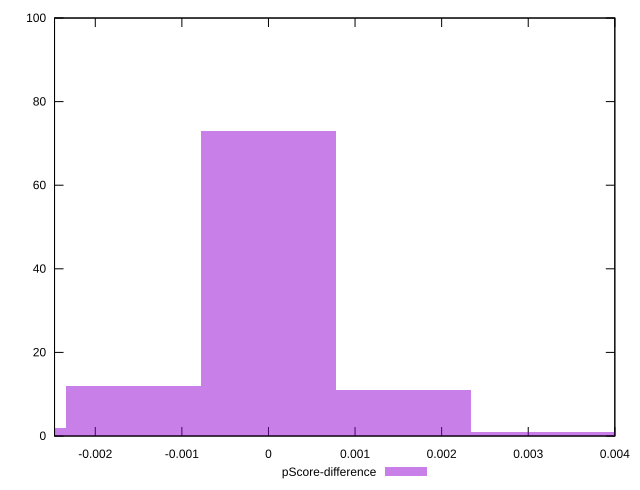

gnuplot code for this plot:
reset

$pScoreDifference <<EOF
0 73
0.0015591066936520234 11
-0.003118213387304047 2
-0.0015591066936520234 12
0.003118213387304047 1
0.00467732008095607 1
EOF

set key outside below
set boxwidth 0.0015591066936520234
set xrange [-0.0024705882352941133:0.0040000000000000036]
set yrange [0:100]
set trange [0:100]
set style fill transparent solid 0.5 noborder
set terminal svg size 640, 490 enhanced background rgb 'white'
set output "reprap/uses-rel-preload/samples/pages+cached+noexternal+nomedia/pScore-difference/histogram.svg"

plot $pScoreDifference title "pScore-difference" with boxes

reset
